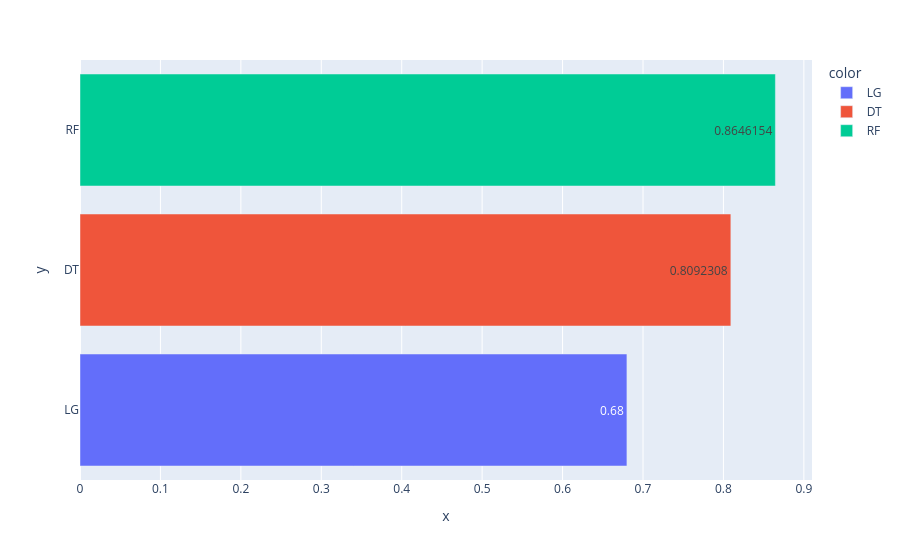
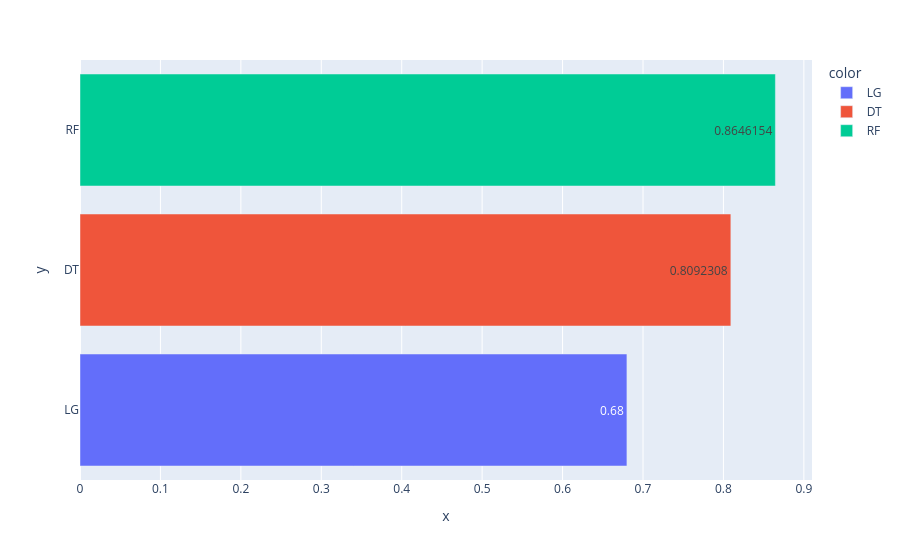

Notebook cell for these charts, in order:
### Markdown cell above
### <font color ='bisque'>Tester le modèle le plus performant<font>

### Code cell
# diagramme des peformances
list_names = ['LG', 'DT', 'RF']
list_acc = [acc_lg, acc_dt, acc_rf]
list_f1 = [f1_lg, f1_dt, f1_rf]
list_final = [list_acc, list_f1]
for i in range(2):
  fig = px.bar(y=list_names, x = list_final[i], color = list_names, text_auto= True)
  fig.show()

### Figure 1 — Plotly figure (JSON) as saved in the notebook; plotly's stock layout.template omitted (floating-point values rounded to 4 significant figures)
{"data": [{"hovertemplate": "color=LG<br>x=%{x}<br>y=%{y}<extra></extra>", "legendgroup": "LG", "marker": {"color": "#636efa", "pattern": {"shape": ""}}, "name": "LG", "orientation": "h", "showlegend": true, "textposition": "auto", "texttemplate": "%{x}", "type": "bar", "x": [0.68], "xaxis": "x", "y": ["LG"], "yaxis": "y"}, {"hovertemplate": "color=DT<br>x=%{x}<br>y=%{y}<extra></extra>", "legendgroup": "DT", "marker": {"color": "#EF553B", "pattern": {"shape": ""}}, "name": "DT", "orientation": "h", "showlegend": true, "textposition": "auto", "texttemplate": "%{x}", "type": "bar", "x": [0.8092], "xaxis": "x", "y": ["DT"], "yaxis": "y"}, {"hovertemplate": "color=RF<br>x=%{x}<br>y=%{y}<extra></extra>", "legendgroup": "RF", "marker": {"color": "#00cc96", "pattern": {"shape": ""}}, "name": "RF", "orientation": "h", "showlegend": true, "textposition": "auto", "texttemplate": "%{x}", "type": "bar", "x": [0.8646], "xaxis": "x", "y": ["RF"], "yaxis": "y"}], "layout": {"barmode": "relative", "legend": {"title": {"text": "color"}, "tracegroupgap": 0}, "margin": {"t": 60}, "xaxis": {"anchor": "y", "domain": [0, 1], "title": {"text": "x"}}, "yaxis": {"anchor": "x", "domain": [0, 1], "title": {"text": "y"}}}}

### Figure 2 — Plotly figure (JSON) as saved in the notebook; plotly's stock layout.template omitted (floating-point values rounded to 4 significant figures)
{"data": [{"hovertemplate": "color=LG<br>x=%{x}<br>y=%{y}<extra></extra>", "legendgroup": "LG", "marker": {"color": "#636efa", "pattern": {"shape": ""}}, "name": "LG", "orientation": "h", "showlegend": true, "textposition": "auto", "texttemplate": "%{x}", "type": "bar", "x": [0.68], "xaxis": "x", "y": ["LG"], "yaxis": "y"}, {"hovertemplate": "color=DT<br>x=%{x}<br>y=%{y}<extra></extra>", "legendgroup": "DT", "marker": {"color": "#EF553B", "pattern": {"shape": ""}}, "name": "DT", "orientation": "h", "showlegend": true, "textposition": "auto", "texttemplate": "%{x}", "type": "bar", "x": [0.8092], "xaxis": "x", "y": ["DT"], "yaxis": "y"}, {"hovertemplate": "color=RF<br>x=%{x}<br>y=%{y}<extra></extra>", "legendgroup": "RF", "marker": {"color": "#00cc96", "pattern": {"shape": ""}}, "name": "RF", "orientation": "h", "showlegend": true, "textposition": "auto", "texttemplate": "%{x}", "type": "bar", "x": [0.8646], "xaxis": "x", "y": ["RF"], "yaxis": "y"}], "layout": {"barmode": "relative", "legend": {"title": {"text": "color"}, "tracegroupgap": 0}, "margin": {"t": 60}, "xaxis": {"anchor": "y", "domain": [0, 1], "title": {"text": "x"}}, "yaxis": {"anchor": "x", "domain": [0, 1], "title": {"text": "y"}}}}
